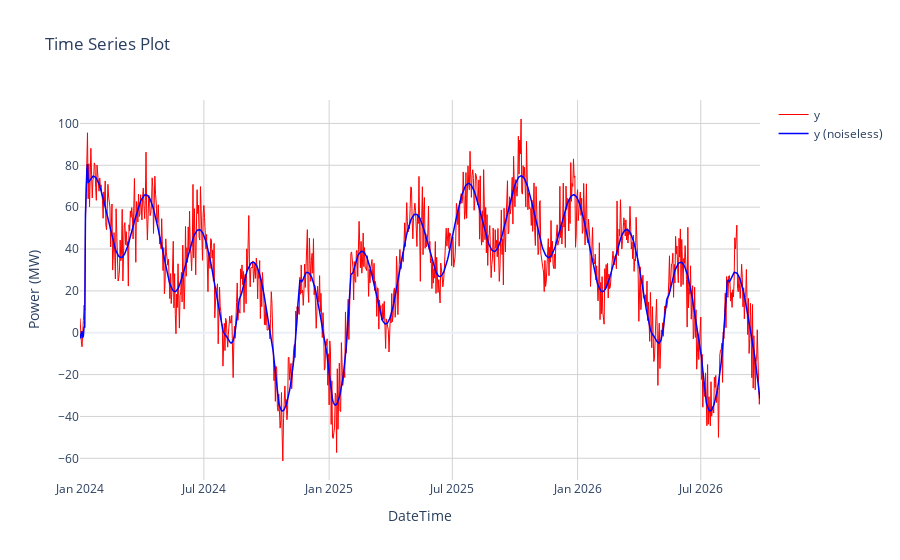

Source (notebook cell):
### Code cell
import plotly.graph_objects as go

fig = go.Figure()

# Plot noisy y(t)
fig.add_trace(go.Scatter(
    x=DateTime,
    y=y.numpy(),
    mode='lines',
    name='y',
    line=dict(color='red', width=1)
))

# Plot noiseless y(t)
fig.add_trace(go.Scatter(
    x=DateTime,
    y=y_noiseless.numpy(),
    mode='lines',
    name='y (noiseless)',
    line=dict(color='blue', width=1.5)
))


# Update layout for title, axis labels, and grid
fig.update_layout(
    title='Time Series Plot',
    xaxis_title='DateTime',
    yaxis_title='$y$)',
    hovermode='x unified', # This is useful for time series to see values across traces at a given x
    template='plotly_white' # A clean white background template
)

# Add gridlines
fig.update_xaxes(showgrid=True, gridwidth=1, gridcolor='lightgray')
fig.update_yaxes(showgrid=True, gridwidth=1, gridcolor='lightgray')

fig.show()

### Figure 1 — Plotly figure (JSON) as saved in the notebook; plotly's stock layout.template omitted (floating-point values rounded to 4 significant figures; data arrays with more than 128 entries replaced by an {"elided": "..."} marker saying what was removed)
{"data": [{"line": {"color": "red", "width": 1}, "mode": "lines", "name": "y", "type": "scatter", "x": {"elided": "1000 str values"}, "y": {"elided": "1000 float values"}}, {"line": {"color": "blue", "width": 1.5}, "mode": "lines", "name": "y (noiseless)", "type": "scatter", "x": {"elided": "1000 str values"}, "y": {"elided": "1000 float values"}}], "layout": {"hovermode": "x unified", "title": {"text": "Time Series Plot"}, "xaxis": {"gridcolor": "lightgray", "gridwidth": 1, "showgrid": true, "title": {"text": "DateTime"}}, "yaxis": {"gridcolor": "lightgray", "gridwidth": 1, "showgrid": true, "title": {"text": "Power (MW)"}}}}
